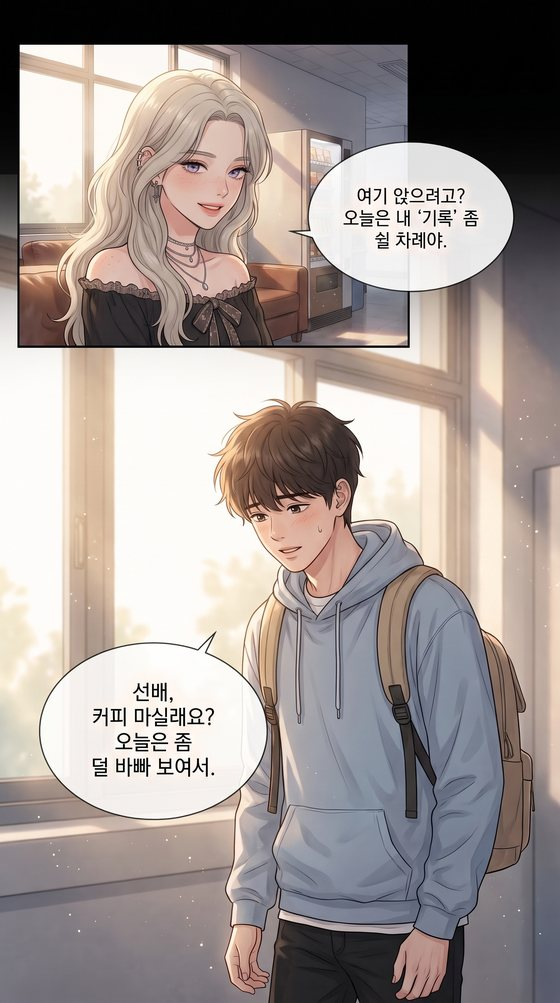
#> input picture haeun/landing/web/samples/ex-cinematic-2.jpg, 560 x 1003 px
$ python -i watermark.py   (imports and definitions only)
#> lines starting #> are read from the running program, lines starting #| are printed output that depends on the picture
# -*- coding: utf-8 -*-
"""완성본에 LORE 표시를 붙인다 — **내보낼 때만.**

만든 사람은 결과물을 SNS·커뮤니티에 올린다. 그때 그림만 돌아다니고 어디서
만들었는지가 안 남으면 퍼질수록 서비스는 아무것도 못 얻는다. 반대로 표시가
있으면 그림 한 장이 그대로 유입 경로가 된다.

**저장물은 안 건드린다.** `episode.png` 도 `baked/` 도 그대로 두고, 내려받는
순간에만 표시를 얹은 사본을 만들어 내보낸다. 이유가 셋이다 —

1. 만드는 동안 보는 화면과 편집실이 깨끗해야 한다. 작업 중에 계속 보이면
   방해가 되고, 편집기에서 얹은 말풍선과 겹쳐 보인다.
2. 표시는 "서비스 밖으로 나가는 파일"의 성질이지 저장물의 성질이 아니다.
   다시 구우면 두 번 찍히는 사고도 구조적으로 안 난다.
3. 나중에 "크레딧을 쓰면 표시를 뗀다"(#60)로 갈 때, 저장물에 박혀 있으면
   이미 만든 작품은 영영 못 뗀다.

붙는 것은 둘이다.

- **아래 브랜드 띠** — 그림 밑에 덧대는 자리. 어디서 만들었는지와 작품·회차를
  적는다. 그림을 안 가린다.
- **반투명 코너 마크** — 그림 오른쪽 아래. 띠만 잘라내도 남는다.

`for_download()` 는 결과를 캐시한다. 한 편은 세로로 아주 긴 그림이라(수만 px)
받을 때마다 다시 그리면 눈에 띄게 느리다.
"""

from __future__ import annotations

import sys
from pathlib import Path

HERE = Path(__file__).resolve().parent
WEBTOON = HERE.parent / "webtoon-harness"
if str(WEBTOON) not in sys.path:
    sys.path.insert(0, str(WEBTOON))

import strip as _strip              # noqa: E402  (경로를 넣은 뒤에야 보인다)

# 꺼야 할 때 여기만 False 로. serve.py 는 이 값을 보고 원본을 그대로 내보낸다.
ENABLED = True

CACHE_DIR = "download"              # 표시를 얹은 사본이 쌓이는 곳 (작품 폴더 안)

# 브랜드 색 — web/style.css 의 --sea-* 와 같은 값이다. 한쪽을 바꾸면 같이.
SEA_DEEP = (63, 111, 102)
SEA_MINT = (161, 198, 187)
SAND = (245, 231, 211)
PAPER = (255, 253, 247)

# 띠 크기는 그림 폭에 비례한다 — 800px 짜리와 2000px 짜리에 같은 픽셀을 쓰면
# 한쪽은 안 보이고 한쪽은 뒤덮는다.
BAND_RATIO = 0.085                  # 띠 높이 / 그림 폭
BAND_MIN, BAND_MAX = 64, 190
MARK_RATIO = 0.05                   # 코너 마크 글자 크기 / 그림 폭
MARK_MIN, MARK_MAX = 22, 64
MARK_ALPHA = 150                    # 0~255. 그림을 읽는 데 방해가 안 될 만큼만

WORDMARK = "LORE"
TAGLINE = "루와 함께 만든 웹툰"

# 띠 왼쪽에 앉는 루. 없으면 글자만 나간다 — 그림 하나 때문에 내려받기가 막히면 안 된다.
LOU_MARK = HERE / "web" / "lou" / "react" / "idle" / "01.webp"


class WatermarkError(RuntimeError):
    """표시를 못 붙였다. serve.py 가 원본을 그대로 내보내는 근거가 된다."""


def _pil():
    try:
        from PIL import Image, ImageDraw
    except ImportError as exc:      # pragma: no cover
        raise WatermarkError("Pillow 가 없습니다.  pip install Pillow") from exc
    return Image, ImageDraw


def _fit(value: float, lo: int, hi: int) -> int:
    return max(lo, min(hi, int(round(value))))


# [144 lines left out: functions _paste_lou, _draw_band, cut_layout, _luma, _mark_layer, not called in this run]


def _draw_mark(img):
    """그림 오른쪽 아래 반투명 워드마크 하나. 컷 경계를 모를 때 쓰는 예전 동작."""
    Image, _ = _pil()
    w, h = img.size
    layer = _mark_layer((w, h), [(0, 0, w, h)], under=img)
    return Image.alpha_composite(img.convert("RGBA"), layer).convert("RGB")


# [66 lines left out: functions _draw_percut_marks, stamp, for_download, not called in this run]

>>> import cv2
>>> picture = cv2.imread('web/samples/ex-cinematic-2.jpg', cv2.IMREAD_GRAYSCALE)
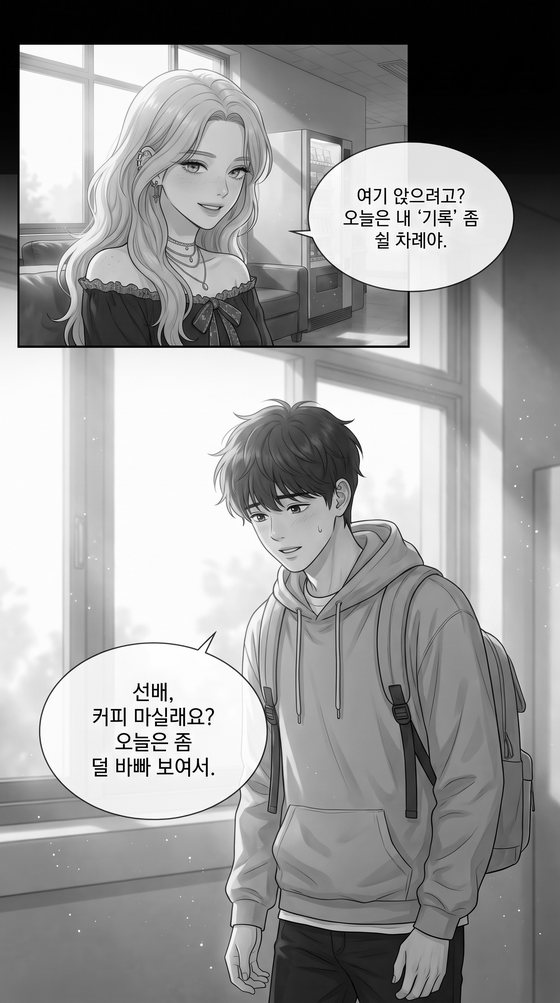
#> picture: shape (1003, 560); min 0, max 255, mean 154.2
#> (the run stopped early here; a loop or call above may not have finished)

$ run again, on haeun/landing/web/samples/ex-game-1.jpg
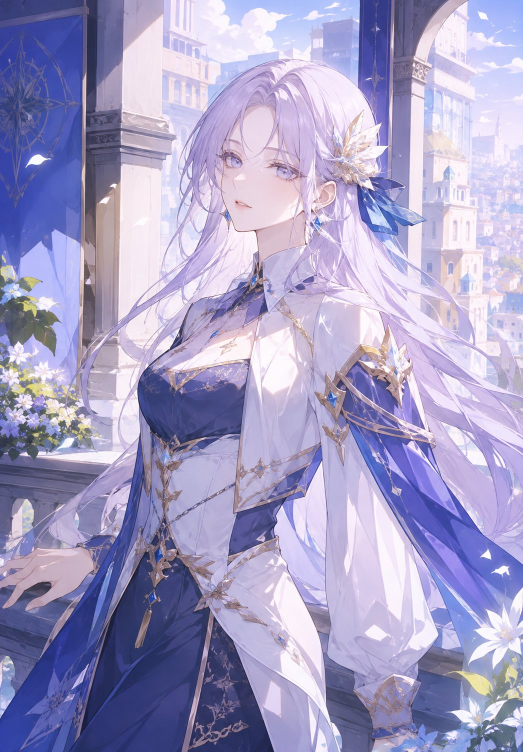
#> input picture haeun/landing/web/samples/ex-game-1.jpg, 1046 x 1504 px (shown at 1/2 size)
#> `picture = cv2.imread('web/samples/ex-cinematic-2.jpg', cv2.IMREAD_GRAY..`:
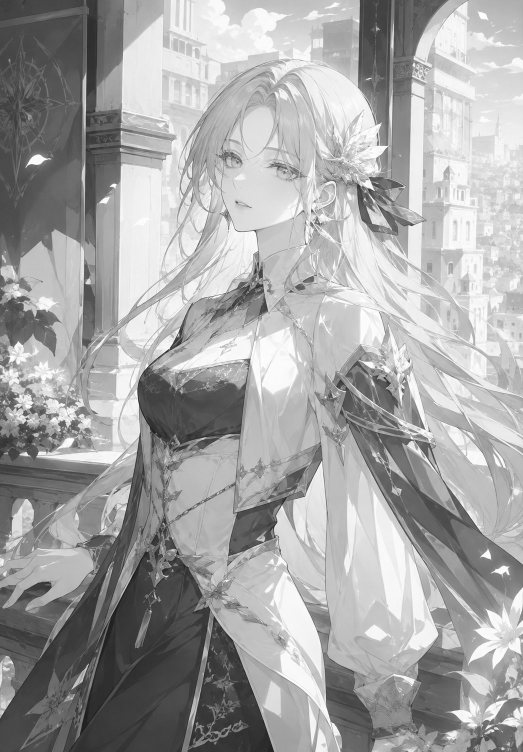
#> picture: shape (1504, 1046) (shown at 1/2 size); min 11, max 255, mean 164.7
